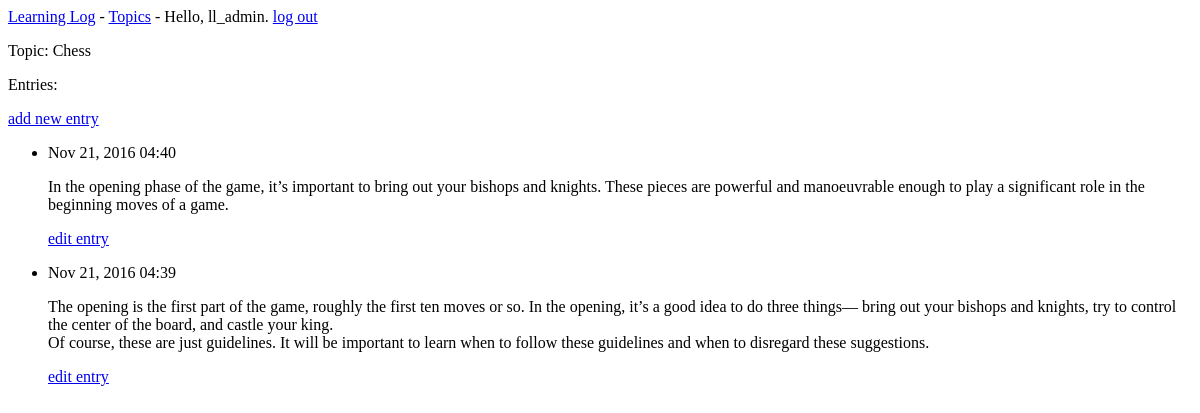
Page /topics/1/ (signed in) on the earlier database version.
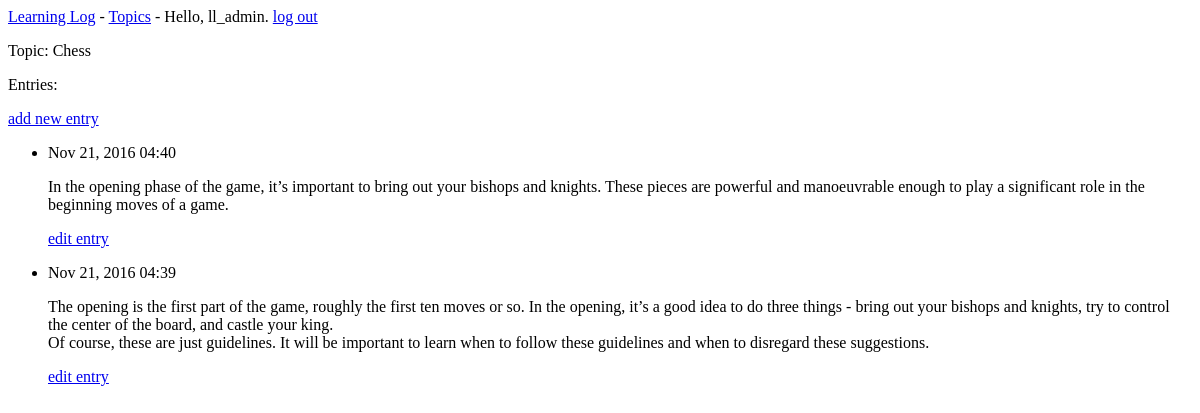
Same page on the later database version.
### learning_logs/models.py (models this page shows, shortened)
class Entry(models.Model):
	topic = models.ForeignKey(Topic)
	text = models.TextField()
	date_added = models.DateTimeField(auto_now_add = True)
	class Meta:
		verbose_name_plural = 'entries'

### learning_logs/views.py (the view)
# urls.py: url(r'^topics/(?P<topic_id>\d+)/$', views.topic, name='topic'),
@login_required
def topic(request, topic_id):
	topic = Topic.objects.get(id=topic_id)
	if topic.owner != request.user:
		raise Http404
	entries = topic.entry_set.order_by('-date_added')
	context = {'topic': topic, 'entries': entries}
	return render(request, 'learning_logs/topic.html', context)

### learning_logs/models.py (called while the page is built)
	def __str__(self):
		return str(self.text)

### learning_logs/templates/learning_logs/topic.html
{% extends 'learning_logs/base.html' %}
{% block content %}
  <p>Topic: {{ topic }}</p>
  <p>Entries:</p>
  <p>
    <a href="{% url 'learning_logs:new_entry' topic.id %}">add new entry</a>
  </p>
  <ul>
  {% for entry in entries %}
    <li>
      <p>{{ entry.date_added|date:'M d, Y H:i' }}</p>
      <p>{{ entry.text|linebreaks }}</p>
      <p>
        <a href="{% url 'learning_logs:edit_entry' entry.id %}">edit entry</a>
      </p>
    </li>
  {% empty %}
  <li>
    There are no entries for this topic yet.
  </li>
  {% endfor %}
  </ul>
{% endblock content %}

Differences in the rows shown:
changed Entry: text "…idea to do three things— bring out your bishops…" → "…idea to do three things - bring out your bishops…"
